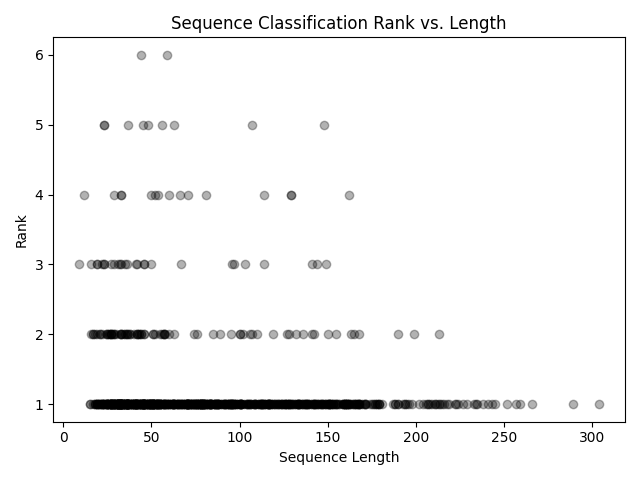

This chart was generated by the following Python code:
import pandas as pd
import numpy as np
import matplotlib.pyplot as plt
from subprocess import Popen, PIPE
import re


def get_seq_len(seq_filename):
    process = Popen(['ecoz2', 'seq', 'show', seq_filename], stdout=PIPE, stderr=PIPE)
    stdout, _ = process.communicate()
    search = re.search(br'L=(.+)\)', stdout)
    return int(search.group(1))


def get_seq_lens(c12n_df):
    seq_filenames = []
    seq_lens = []
    for seq_filename in c12n_df['seq_filename']:
        seq_filenames.append(seq_filename)
        seq_lens.append(get_seq_len(seq_filename))

    return pd.DataFrame({
      'seq_filename': seq_filenames,
      'seq_length': seq_lens
    })


def plot_seq_len_rank_scatter(c12n_df, lens_df):
    title = 'Sequence Classification Rank vs. Length'
    ranks = c12n_df['rank']
    lens = lens_df['seq_length']
    fig = plt.figure()
    ax = fig.add_subplot(111)
    ax.set_xlabel('Sequence Length')
    ax.set_ylabel('Rank')
    ax.scatter(lens, ranks, color='black', alpha=.3, marker='o')
    plt.title(title)
    # plt.show(block=True)
    fig.tight_layout()
    fig.savefig('seq-len-rank-scatter.png')


if __name__ == "__main__":
    import sys
    if len(sys.argv) == 3:
        c12n_filename = sys.argv[1]
        lens_filename = sys.argv[2]
        c12n_df = pd.read_csv(c12n_filename, comment='#')
        try:
            lens_df = pd.read_csv(lens_filename, comment='#')
        except:
            print('getting sequence lengths')
            lens_df = get_seq_lens(c12n_df)
            lens_df.to_csv(lens_filename, index=False, sep=',', encoding='utf-8')

        print('plotting')
        plot_seq_len_rank_scatter(c12n_df, lens_df)
    else:
        print('''
          USAGE: seq-len-rank-scatter.py <c12n_filename> <lens_filename>
          (<lens_filename> is created if non-exisitent)
          ''')
